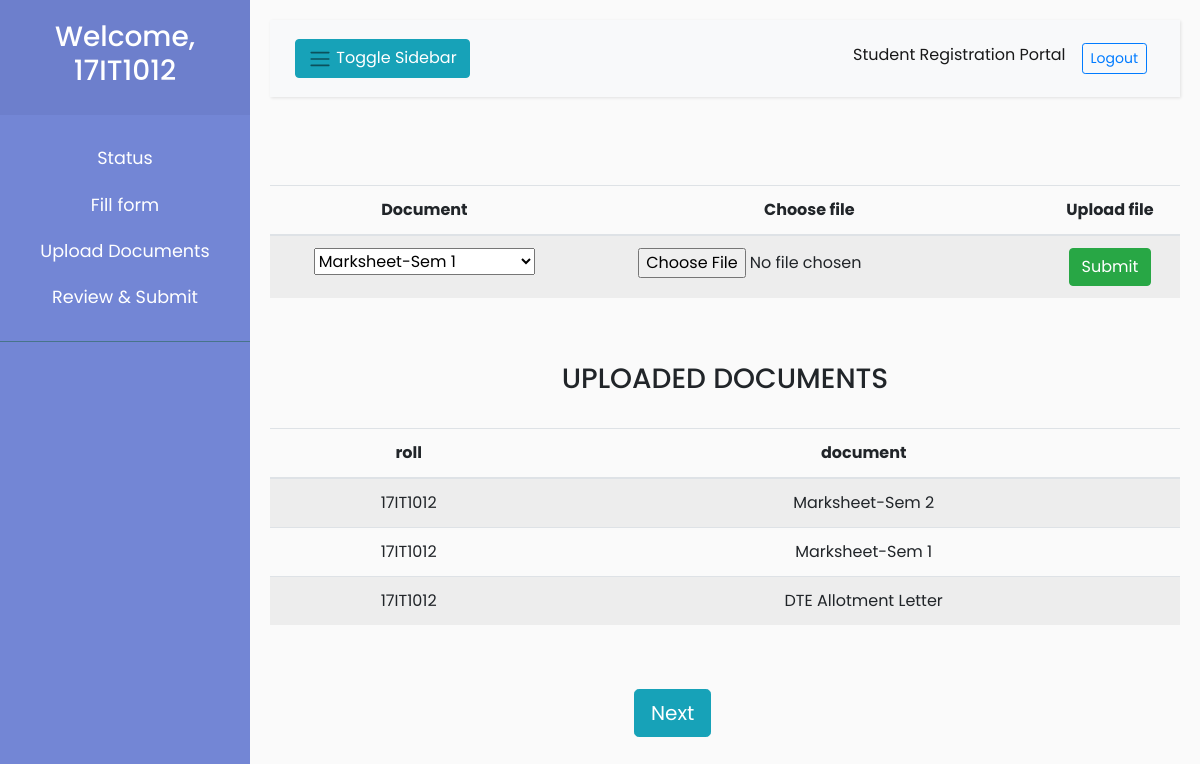
The app's page /student/upload.php (signed in) with its own data.
### tables this page shows
CREATE TABLE `documents_submitted` (
  `id` int(11) NOT NULL,
  `roll` varchar(40) NOT NULL,
  `name` text NOT NULL,
  `doc_url` varchar(140) NOT NULL
);

### student/backend/getdocuments.php (called while the page is built)
<?php
function getdocuments($roll){
    include '../backend/conn.php';
    $sql = "SELECT * FROM documents_submitted WHERE roll='$roll'";
    $result = $conn->query($sql);
    $data1=array();
    while ($row = $result -> fetch_assoc()) {
        array_push($data1, $row);
    }
	return $data1;
}
?>

### student/upload.php (the view, shortened to what this page needs)
<?php include '../templates/header.php'; ?>
<?php include 'sidebar.php';
 include 'backend/getdocuments.php';
?>
<div id="content">
    <nav class="navbar navbar-expand-lg navbar-light bg-light ">
        <div class="container-fluid">
            <button type="button" id="sidebarCollapse" class="btn btn-info">
                <i class="navbar-toggler-icon"></i>
                <span>Toggle Sidebar</span>
            </button>
            <div class="collapse navbar-collapse" id="navbarSupportedContent">
                <ul class="nav navbar-nav ml-auto">
                    <li class="nav-item active">
                        <a class="nav-link" href="#">Student Registration Portal</a>
                    </li>
                    <li class="nav-item">
                        <a class="nav-link" href="../backend/logout.php"><button
                                class="btn-sm btn btn-outline-primary">Logout</button></a>
                    </li>
                </ul>
            </div>
        </div>
    </nav>
    <br>
    <br>
    <form method="post" enctype="multipart/form-data" action="backend/uploadfile.php">
        <div class="table-responsive table-hover table-striped">
            <table class="table" width="300">
                <thead align="center">
                    <tr>
                        <th>Document</th>
                        <th>Choose file</th>
                        <th>Upload file</th>
                    </tr>
                </thead>
                <tbody>
                    <tr>
                        <td>
                            <select class="dropdown" style="display:inline" name="doc1" id="doc1">
                                <option value="Marksheet-Sem 1" id="Marksheet-Sem 1">
                                    Marksheet-Sem 1
                                </option>
                            </select>
                        </td>
                        <td><input type="file" name="file1"></td>
                        <td><input type="submit" name="1" size="4" class="btn btn-success"></input></td>
                    </tr>
                </tbody>
            </table>
        </div>
    </form>
    <br>
    <br>
    <H3 align="center">UPLOADED DOCUMENTS</H3>
    <br>
    <?php  $row=getdocuments($_SESSION['username']);
        ?>
    <table class="table table-hover table-striped" align="center">
        <thead align="center">
            <tr>
                <th scope="col">roll</th>
                <th scope="col">document</th>
            </tr>
        </thead>
        <tbody>
            <?php foreach ($row as $data) {
                ?>
            <tr>
                <td><?=$data['roll']?></td>
                <td><a href="<?=$data['doc_url']?>"><?=$data['name']?></a></td>
            </tr>
            <?php }
                ?>
        </tbody>
    </table>
    <br>
    <br>
    <button type="submit" name="1" size="4" class="btn btn-info btn-lg" style="margin-left: 40%"><a
            href="student_final_form.php">Next</a></button>
</div>

### templates/header.php (shortened to what this page needs)
<!DOCTYPE html>
<html>
<head>
    <link rel="stylesheet" href="../assets/bootstrap.min.css">
    <link rel="stylesheet" href="../css/layoutstyle.css">
    <link rel="stylesheet" href="../css/style.css">
</head>
<body>
<div class="wrapper">

### student/sidebar.php (shortened to what this page needs)
<nav id="sidebar">
    <div class="sidebar-header">
        <h3>Welcome, <?=$_SESSION['username']?></h3>
    </div>
    <ul class="list-unstyled components ">
        <li>
            <a href="index.php">
                Status
            </a>
        </li>
        <li>
            <a href="form.php">
                Fill form
            </a>
        </li>
        <li>
            <a href="upload.php">
                Upload Documents
            </a>
        </li>
        <li>
            <a href="student_final_form.php">
                Review & Submit
            </a>
        </li>
    </ul>
</nav>

### css/layoutstyle.css (style rules this page uses)
body { font-family: 'Poppins', sans-serif; background: #fafafa; }
a, a:hover, a:focus { color: inherit; text-decoration: none; transition: all 0.3s; }
.navbar { padding: 15px 10px; background: #fff; border: none; border-radius: 0; margin-bottom: 40px; box-shadow: 1px 1px 3px rgba(0, 0, 0, 0.1); }
i, span { display: inline-block; }
.wrapper { display: flex; align-items: stretch; }
#sidebar { min-width: 250px; max-width: 250px; background: #7386D5; color: #fff; transition: all 0.3s; }
#sidebar ul li a { text-align: center; }
#sidebar .sidebar-header { padding: 20px; background: #6d7fcc; text-align: center; }
#sidebar ul.components { padding: 20px 0; border-bottom: 1px solid #47748b; }
#sidebar ul li a { padding: 10px; font-size: 1.1em; display: block; }
#content { width: 100%; padding: 20px; min-height: 100vh; transition: all 0.3s; }

### student/upload.php (style rules this page uses)
td { text-align: center; padding-bottom: 10px; padding-left: 10px; padding-right: 10px; padding-top: 10px; }

### records on screen
documents_submitted: roll "17IT1012", name "Marksheet-Sem 2"
documents_submitted: roll "17IT1012", name "Marksheet-Sem 1"
documents_submitted: roll "17IT1012", name "DTE Allotment Letter"

### other values on screen
$_SESSION['username'] "17IT1012"
